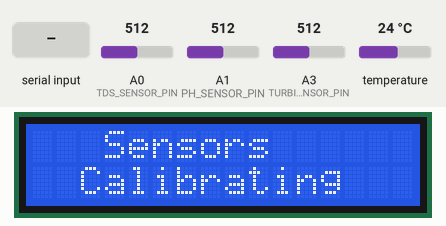
Recording of a sketch running on a simulated Arduino Uno, built with avr-gcc and run on an emulated ATmega328P. Parts: 16×2 character LCD. The inputs (shaded band) are chosen by the test bench; at power-on: A0 (TDS_SENSOR_PIN) = 512, A1 (PH_SENSOR_PIN) = 512, A3 (TURBIDITY_SENSOR_PIN) = 512, temperature 24 °C. The modem accepts every AT command (registered, SIM ready, sends succeed) and sends nothing else; what the sketch prints to the serial monitor is not drawn.

Above: at 5.2 s.
At 10.2 s:
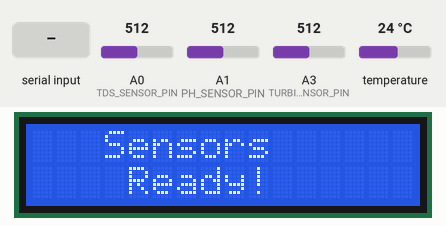
15.0 s: "1\n" received over the second serial link
At 38.5 s:
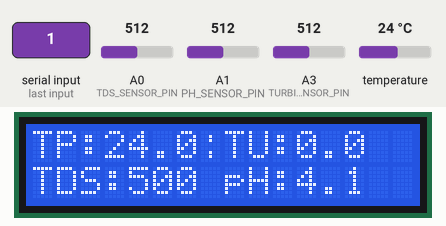
Timing chart, 0 to 38.9 s (numbered marks = the images above; inputs shaded):
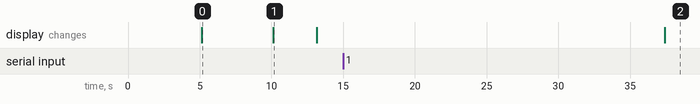

The sketch:

IoT.ino
```cpp
#include <OneWire.h>
#include <DallasTemperature.h>
#include <Wire.h>
#include <LiquidCrystal_I2C.h>
#include <SoftwareSerial.h>

#define ONE_WIRE_BUS 2
#define TDS_SENSOR_PIN A0
#define TURBIDITY_SENSOR_PIN A3
#define PH_SENSOR_PIN A1
#define VREF 5.0
#define SCOUNT 30

OneWire oneWire(ONE_WIRE_BUS);
DallasTemperature sensors(&oneWire);
LiquidCrystal_I2C lcd(0x27, 16, 2);
SoftwareSerial mySerial(7, 8); // RX, TX for SIM900

// TDS variables
int analogBuffer[SCOUNT];
int analogBufferTemp[SCOUNT];
float averageVoltage = 0;

// Calibration constants
float TDS_CALIBRATION_FACTOR = 1.25;
const float PH_CALIBRATION_SLOPE = 0.92;
const float PH_CALIBRATION_OFFSET = 0.4;
const int NUM_PH_SAMPLES = 15;
const float referenceVoltage = 5.0;

// Safe range constants
const float PH_MIN_SAFE = 6.5;
const float PH_MAX_SAFE = 8.5;
const float TURBIDITY_MAX_SAFE = 5.0;
const float TDS_MAX_SAFE = 1500.0;
const float TEMP_MIN_SAFE = 10.0;
const float TEMP_MAX_SAFE = 30.0;

// GSM and ThingSpeak settings
bool smsSent = false;
String phoneNumbers[] = {"+639772464748", "+639090455998", "+639093499202"};
String apiKey = "USTGNC1OLEAVKVK9";

byte degreeSymbol[8] = {
  0b00000, 0b00100, 0b00100, 0b00000,
  0b00000, 0b00100, 0b00100, 0b00000
};

int getMedianNum(int bArray[], int iFilterLen) {
  int bTab[iFilterLen];
  for (byte i = 0; i < iFilterLen; i++)
    bTab[i] = bArray[i];
  int i, j, bTemp;
  for (j = 0; j < iFilterLen - 1; j++) {
    for (i = 0; i < iFilterLen - j - 1; i++) {
      if (bTab[i] > bTab[i + 1]) {
        bTemp = bTab[i];
        bTab[i] = bTab[i + 1];
        bTab[i + 1] = bTemp;
      }
    }
  }
  return bTab[(iFilterLen - 1) / 2];
}

void setup() {
  Serial.begin(9600);
  mySerial.begin(9600);
  sensors.begin();
  lcd.begin();
  lcd.backlight();
  lcd.createChar(0, degreeSymbol);
  pinMode(TDS_SENSOR_PIN, INPUT);

  showStartupMessages();
  initializeGPRS();
}

void showStartupMessages() {
  lcd.clear();
  lcd.setCursor(3, 0);
  lcd.print("PANALAWAHIG");
  delay(5000);

  lcd.clear();
  lcd.setCursor(0, 0);
  lcd.print("   Sensors");
  lcd.setCursor(0, 1);
  lcd.print("  Calibrating");
  delay(5000);

  lcd.clear();
  lcd.setCursor(3, 0);
  lcd.print("Sensors");
  lcd.setCursor(4, 1);
  lcd.print("Ready!");
  delay(3000);

  lcd.clear();
}

void initializeGPRS() {
  Serial.println("Initializing SIM900 module...");

  mySerial.println("AT");
  delay(1000);
  printResponse();

  mySerial.println("AT+CSQ");
  delay(1000);
  printResponse();

  mySerial.println("AT+CPIN?");
  delay(1000);
  printResponse();

  mySerial.println("AT+SAPBR=3,1,\"CONTYPE\",\"GPRS\"");
  delay(1000);
  printResponse();

  mySerial.println("AT+SAPBR=3,1,\"APN\",\"smartbro\"");
  delay(1000);
  printResponse();

  // Close any existing connection first
  mySerial.println("AT+SAPBR=0,1");
  delay(2000);
  printResponse();

  mySerial.println("AT+SAPBR=1,1");
  delay(5000);  // Increased delay
  printResponse();

  mySerial.println("AT+SAPBR=2,1");
  delay(1000);
  printResponse();
}

float readTDS() {
  for(int i = 0; i < SCOUNT; i++) {
    analogBuffer[i] = analogRead(TDS_SENSOR_PIN);
    delay(10);
  }

  for(int i = 0; i < SCOUNT; i++) {
    analogBufferTemp[i] = analogBuffer[i];
  }

  int rawReading = getMedianNum(analogBufferTemp, SCOUNT);
  float averageVoltage = rawReading * (VREF / 1024.0);

  float temperature = sensors.getTempCByIndex(0);
  float compensationCoefficient = 1.0 + 0.02 * (temperature - 25.0);
  float compensationVoltage = averageVoltage / compensationCoefficient;

  float tdsValue = (133.42 * compensationVoltage * compensationVoltage * compensationVoltage
                   - 255.86 * compensationVoltage * compensationVoltage
                   + 857.39 * compensationVoltage) * 0.2;

  return constrain(tdsValue, 0, 500);
}

float readTurbidity() {
  float turbidityAvgReading = 0;
  for(int i = 0; i < 100; i++) {
    turbidityAvgReading += analogRead(TURBIDITY_SENSOR_PIN);
    delay(10);
  }
  turbidityAvgReading = turbidityAvgReading / 100;

  float turbidityVolts = turbidityAvgReading * (5.0 / 1024.0);
  float turbidityValue;

  if(turbidityVolts >= 2.5) {
    turbidityValue = 0;
  } else if(turbidityVolts <= 1.0) {
    turbidityValue = 3.0;
  } else {
    turbidityValue = (-1.2 * turbidityVolts) + 3.5;
  }

  return constrain(turbidityValue, 0, 3.0);
}

float readPH() {
  float sumPH = 0;
  float avgVoltage = 0;

  for(int i = 0; i < NUM_PH_SAMPLES; i++) {
    int rawPHValue = analogRead(PH_SENSOR_PIN);
    float voltage = (rawPHValue * referenceVoltage) / 1024.0;
    avgVoltage += voltage;
    delay(10);
  }

  avgVoltage = avgVoltage / NUM_PH_SAMPLES;
  float phValue = -3.50 * avgVoltage + 12.84;  // Adjusted for lower pH reading

  return constrain(phValue, 0.0, 14.0);
}

String getSimpleStatus(float value, float minSafe, float maxSafe) {
    return (value >= minSafe && value <= maxSafe) ? "SAFE" : "NEEDS TREATMENT";
}

String getOverallStatus(float tempC, float turbidity, float tds, float pH) {
    bool isTemperatureSafe = (tempC >= TEMP_MIN_SAFE && tempC <= TEMP_MAX_SAFE);
    bool isTurbiditySafe = (turbidity <= TURBIDITY_MAX_SAFE);
    bool isTDSSafe = (tds <= TDS_MAX_SAFE);
    bool isPHSafe = (pH >= PH_MIN_SAFE && pH <= PH_MAX_SAFE);

    return (isTemperatureSafe && isTurbiditySafe && isTDSSafe && isPHSafe) ?
           "Overall Status: SAFE" :
           "Overall Status: NEEDS TREATMENT";
}

void sendToThingSpeak(float tempC, float turbidity, float tds, float pH) {
  mySerial.println("AT+HTTPINIT");
  delay(1000);
  printResponse();

  mySerial.println("AT+HTTPPARA=\"CID\",1");
  delay(1000);
  printResponse();

  mySerial.print("AT+HTTPPARA=\"URL\",\"http://api.thingspeak.com/update?api_key=USTGNC1OLEAVKVK9");
  mySerial.print("&field1=");
  mySerial.print(tempC, 1);
  mySerial.print("&field2=");
  mySerial.print(turbidity, 1);
  mySerial.print("&field3=");
  mySerial.print(tds, 0);
  mySerial.print("&field4=");
  mySerial.print(pH, 1);
  mySerial.println("\"");
  delay(2000);
  printResponse();

  mySerial.println("AT+HTTPACTION=0");
  delay(5000);
  printResponse();

  mySerial.println("AT+HTTPREAD");
  delay(1000);
  printResponse();

  mySerial.println("AT+HTTPTERM");
  delay(1000);
  printResponse();
}

void sendSMS(String phoneNumber, float tempC, float turbidity, float tds, float pH) {
  mySerial.println("AT+CMGF=1");
  delay(1000);
  mySerial.println("AT+CMGS=\"" + phoneNumber + "\"");
  delay(1000);

  String message = "PANALAWAHIG: Water Quality Testing System\n";
  message += "Temperature: " + String(tempC, 1) + "C\n";
  message += "Turbidity: " + String(turbidity, 1) + " NTU\n";
  message += "TDS: " + String(tds, 0) + " ppm\n";
  message += "pH: " + String(pH, 1);

  mySerial.println(message);
  mySerial.write(26);
  delay(5000);
  printResponse();
}

void sendStatusSMS(String phoneNumber, float tempC, float turbidity, float tds, float pH) {
    Serial.println("Starting status SMS");
    mySerial.println("AT+CMGF=1");
    delay(2000);  // Increased delay

    Serial.println("Setting phone number");
    mySerial.println("AT+CMGS=\"" + phoneNumber + "\"");
    delay(2000);  // Increased delay

    String message2 = "Status Report:\n\n";
    message2 += "Temperature: " + getSimpleStatus(tempC, TEMP_MIN_SAFE, TEMP_MAX_SAFE) + "\n";
    message2 += "Turbidity: " + getSimpleStatus(turbidity, 0, TURBIDITY_MAX_SAFE) + "\n";
    message2 += "TDS: " + getSimpleStatus(tds, 0, TDS_MAX_SAFE) + "\n";
    message2 += "pH: " + getSimpleStatus(pH, PH_MIN_SAFE, PH_MAX_SAFE) + "\n";
    message2 += "\n";
    message2 += getOverallStatus(tempC, turbidity, tds, pH);
    message2 += "\n\nKAJA Group";

    Serial.println("Sending status message");
    mySerial.println(message2);
    mySerial.write(26);
    delay(10000);  // Increased delay
    printResponse();
    Serial.println("Status SMS completed");
}

void printResponse() {
  while (mySerial.available()) {
    Serial.print(mySerial.readString());
  }
}

void loop() {
  sensors.requestTemperatures();
  float tempC = sensors.getTempCByIndex(0);

  if(tempC == -127.0) {
    delay(1000);
    sensors.requestTemperatures();
    tempC = sensors.getTempCByIndex(0);
  }

  float tdsValue = readTDS();
  float turbidityValue = readTurbidity();
  float pHValue = readPH();

  printSensorData(tempC, turbidityValue, tdsValue, pHValue);
  updateLCD(tempC, turbidityValue, tdsValue, pHValue);

  sendToThingSpeak(tempC, turbidityValue, tdsValue, pHValue);

  if (!smsSent) {
    for (int i = 0; i < 3; i++) {
      sendSMS(phoneNumbers[i], tempC, turbidityValue, tdsValue, pHValue);
      delay(5000);  // Wait between messages
      sendStatusSMS(phoneNumbers[i], tempC, turbidityValue, tdsValue, pHValue);
      delay(5000);  // Wait before next number
    }
    smsSent = true;
  }

  delay(15000);
}

void printSensorData(float tempC, float turbidity, float tds, float pH) {
  Serial.print("Temperature: ");
  Serial.print(tempC, 1);
  Serial.println(" C");
  Serial.print("Turbidity: ");
  Serial.print(turbidity, 1);
  Serial.println(" NTU");
  Serial.print("TDS: ");
  Serial.print(tds, 0);
  Serial.println(" ppm");
  Serial.print("pH: ");
  Serial.println(pH, 1);
  Serial.println();
}

void updateLCD(float tempC, float turbidity, float tds, float pH) {
  lcd.clear();
  lcd.setCursor(0, 0);
  lcd.print("TP:"); lcd.print(tempC, 1); lcd.write(0);
  lcd.print("TU:"); lcd.print(turbidity, 1);

  lcd.setCursor(0, 1);
  lcd.print("TDS:"); lcd.print(tds, 0);
  lcd.print(" pH:"); lcd.print(pH, 1);
}
```

Measured:
- what the display in image 0 shows lasts 5.0 s, from 5.1 s to 10.1 s
- what the display in image 1 shows lasts 3.1 s, from 10.1 s to 13.2 s
